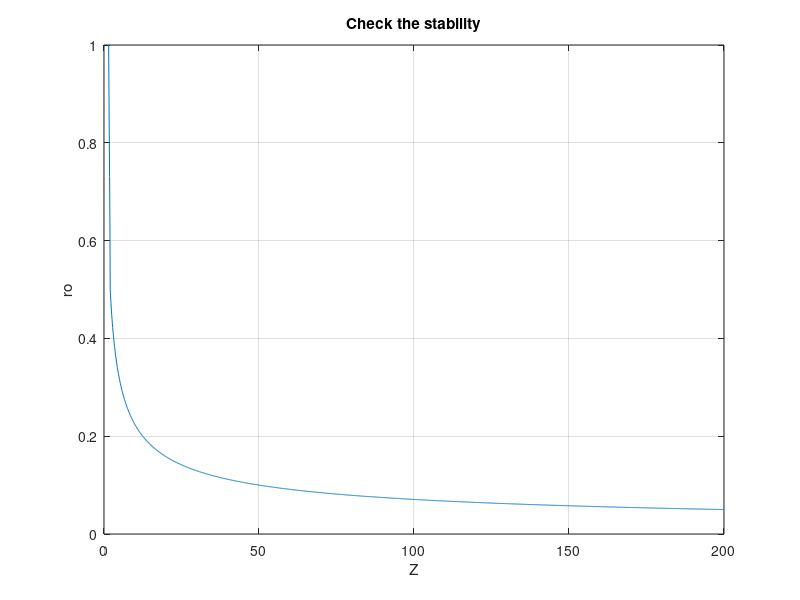
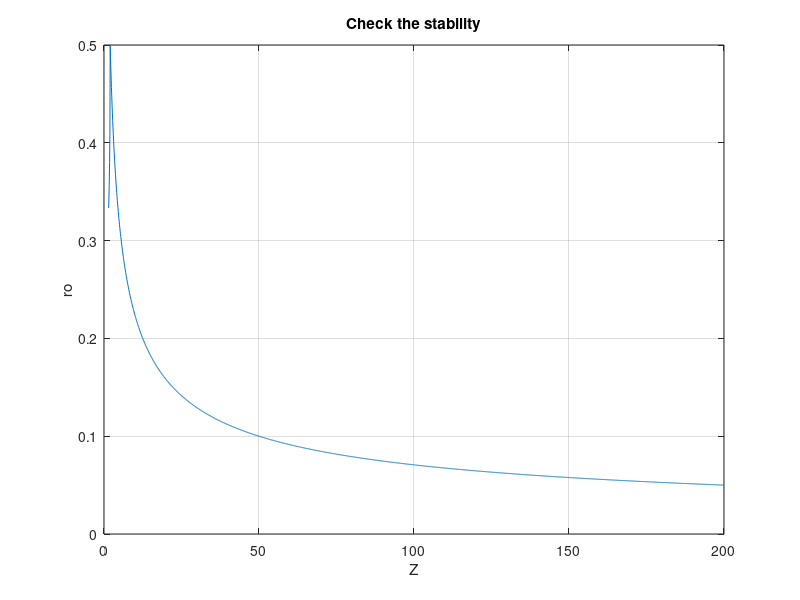

Here is the MATLAB script that generated these plots, in order:
%-------Homework #14--- Problem 3------
clear all
clc

z=1.5:.1:200;

ro1=(2+sqrt(4-2*z))./(2*z);
ro2=(2-sqrt(4-2*z))./(2*z);

figure(140301)
plot(z,abs(ro1))
grid on
title('Check the stability')
xlabel('Z');ylabel('ro')
figure(140302)
plot(z,abs(ro2))
grid on
title('Check the stability')
xlabel('Z');ylabel('ro')